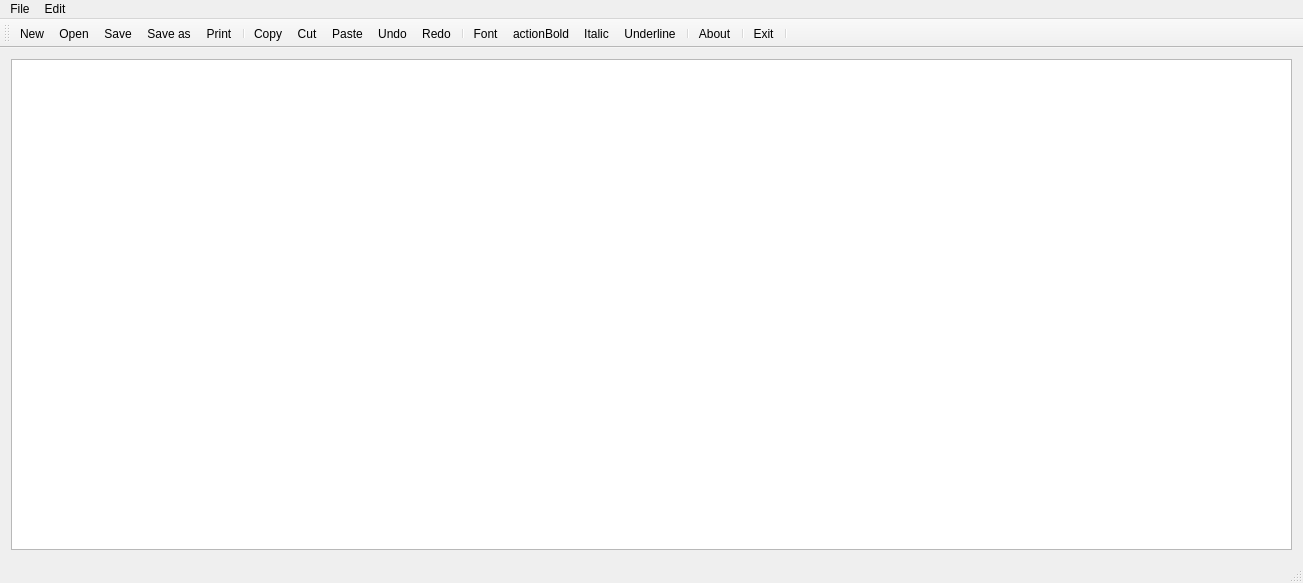
<?xml version="1.0" encoding="UTF-8"?>
<ui version="4.0">
 <class>Notepad</class>
 <widget class="QMainWindow" name="Notepad">
  <property name="geometry">
   <rect>
    <x>0</x>
    <y>0</y>
    <width>1303</width>
    <height>583</height>
   </rect>
  </property>
  <property name="windowTitle">
   <string>Notepad</string>
  </property>
  <widget class="QWidget" name="centralWidget">
   <layout class="QVBoxLayout" name="verticalLayout">
    <item>
     <widget class="QTextEdit" name="textEdit"/>
    </item>
   </layout>
  </widget>
  <widget class="QMenuBar" name="menuBar">
   <property name="geometry">
    <rect>
     <x>0</x>
     <y>0</y>
     <width>1303</width>
     <height>25</height>
    </rect>
   </property>
   <widget class="QMenu" name="menuFile">
    <property name="title">
     <string>File</string>
    </property>
    <addaction name="actionNew"/>
    <addaction name="actionOpen"/>
    <addaction name="actionSave"/>
    <addaction name="actionSave_as"/>
    <addaction name="actionPrint"/>
    <addaction name="separator"/>
    <addaction name="actionExit"/>
   </widget>
   <widget class="QMenu" name="menuEdit">
    <property name="title">
     <string>Edit</string>
    </property>
    <addaction name="actionCopy"/>
    <addaction name="actionCut"/>
    <addaction name="actionPaste"/>
    <addaction name="separator"/>
    <addaction name="actionUndo"/>
    <addaction name="actionRedo"/>
    <addaction name="actionFont"/>
    <addaction name="actionSelect"/>
   </widget>
   <addaction name="menuFile"/>
   <addaction name="menuEdit"/>
  </widget>
  <widget class="QToolBar" name="mainToolBar">
   <attribute name="toolBarArea">
    <enum>TopToolBarArea</enum>
   </attribute>
   <attribute name="toolBarBreak">
    <bool>false</bool>
   </attribute>
   <addaction name="actionNew"/>
   <addaction name="actionOpen"/>
   <addaction name="actionSave"/>
   <addaction name="actionSave_as"/>
   <addaction name="actionPrint"/>
   <addaction name="separator"/>
   <addaction name="actionCopy"/>
   <addaction name="actionCut"/>
   <addaction name="actionPaste"/>
   <addaction name="actionUndo"/>
   <addaction name="actionRedo"/>
   <addaction name="separator"/>
   <addaction name="actionFont"/>
   <addaction name="actionBold"/>
   <addaction name="actionItalic"/>
   <addaction name="actionUnderline"/>
   <addaction name="separator"/>
   <addaction name="actionAbout"/>
   <addaction name="separator"/>
   <addaction name="actionExit"/>
   <addaction name="separator"/>
  </widget>
  <widget class="QStatusBar" name="statusBar"/>
  <action name="actionNew">
   <property name="icon">
    <iconset resource="notepad.qrc">
     <normaloff>:/images/new.png</normaloff>:/images/new.png</iconset>
   </property>
   <property name="text">
    <string>New</string>
   </property>
   <property name="toolTip">
    <string>New text document</string>
   </property>
   <property name="shortcut">
    <string>Ctrl+N</string>
   </property>
  </action>
  <action name="actionOpen">
   <property name="icon">
    <iconset resource="notepad.qrc">
     <normaloff>:/images/open.png</normaloff>:/images/open.png</iconset>
   </property>
   <property name="text">
    <string>Open</string>
   </property>
   <property name="toolTip">
    <string>Open file</string>
   </property>
   <property name="shortcut">
    <string>Ctrl+O</string>
   </property>
  </action>
  <action name="actionSave">
   <property name="icon">
    <iconset resource="notepad.qrc">
     <normaloff>:/images/save.png</normaloff>:/images/save.png</iconset>
   </property>
   <property name="text">
    <string>Save</string>
   </property>
   <property name="toolTip">
    <string>Save file</string>
   </property>
   <property name="shortcut">
    <string>Ctrl+S</string>
   </property>
  </action>
  <action name="actionSave_as">
   <property name="icon">
    <iconset resource="notepad.qrc">
     <normaloff>:/images/save_as.png</normaloff>:/images/save_as.png</iconset>
   </property>
   <property name="text">
    <string>Save as</string>
   </property>
   <property name="toolTip">
    <string>Save file as</string>
   </property>
   <property name="shortcut">
    <string>Alt+S</string>
   </property>
  </action>
  <action name="actionPrint">
   <property name="icon">
    <iconset resource="notepad.qrc">
     <normaloff>:/images/print.png</normaloff>:/images/print.png</iconset>
   </property>
   <property name="text">
    <string>Print</string>
   </property>
   <property name="toolTip">
    <string>Print file</string>
   </property>
   <property name="shortcut">
    <string>Ctrl+P</string>
   </property>
  </action>
  <action name="actionExit">
   <property name="icon">
    <iconset theme="exit.png" resource="notepad.qrc">
     <normaloff>:/images/exit.png</normaloff>:/images/exit.png</iconset>
   </property>
   <property name="text">
    <string>Exit</string>
   </property>
   <property name="toolTip">
    <string>Exit notepad</string>
   </property>
  </action>
  <action name="actionCopy">
   <property name="icon">
    <iconset resource="notepad.qrc">
     <normaloff>:/images/copy.png</normaloff>:/images/copy.png</iconset>
   </property>
   <property name="text">
    <string>Copy</string>
   </property>
   <property name="shortcut">
    <string>Ctrl+C</string>
   </property>
  </action>
  <action name="actionCut">
   <property name="icon">
    <iconset resource="notepad.qrc">
     <normaloff>:/images/cut.png</normaloff>:/images/cut.png</iconset>
   </property>
   <property name="text">
    <string>Cut</string>
   </property>
   <property name="shortcut">
    <string>Ctrl+X</string>
   </property>
  </action>
  <action name="actionPaste">
   <property name="icon">
    <iconset resource="notepad.qrc">
     <normaloff>:/images/paste.png</normaloff>:/images/paste.png</iconset>
   </property>
   <property name="text">
    <string>Paste</string>
   </property>
   <property name="shortcut">
    <string>Ctrl+V</string>
   </property>
  </action>
  <action name="actionUndo">
   <property name="icon">
    <iconset resource="notepad.qrc">
     <normaloff>:/images/edit_undo.png</normaloff>:/images/edit_undo.png</iconset>
   </property>
   <property name="text">
    <string>Undo</string>
   </property>
   <property name="shortcut">
    <string>Ctrl+Z</string>
   </property>
  </action>
  <action name="actionRedo">
   <property name="icon">
    <iconset resource="notepad.qrc">
     <normaloff>:/images/edit_redo.png</normaloff>:/images/edit_redo.png</iconset>
   </property>
   <property name="text">
    <string>Redo</string>
   </property>
   <property name="shortcut">
    <string>Ctrl+Y</string>
   </property>
  </action>
  <action name="actionFont">
   <property name="icon">
    <iconset resource="notepad.qrc">
     <normaloff>:/images/font.png</normaloff>:/images/font.png</iconset>
   </property>
   <property name="text">
    <string>Font</string>
   </property>
   <property name="shortcut">
    <string>Ctrl+F</string>
   </property>
  </action>
  <action name="actionItalic">
   <property name="checkable">
    <bool>true</bool>
   </property>
   <property name="icon">
    <iconset resource="notepad.qrc">
     <normaloff>:/images/italic.png</normaloff>:/images/italic.png</iconset>
   </property>
   <property name="text">
    <string>Italic</string>
   </property>
   <property name="toolTip">
    <string>Italic font</string>
   </property>
   <property name="shortcut">
    <string>Ctrl+I</string>
   </property>
  </action>
  <action name="actionBold">
   <property name="checkable">
    <bool>true</bool>
   </property>
   <property name="icon">
    <iconset resource="notepad.qrc">
     <normaloff>:/images/bold.png</normaloff>:/images/bold.png</iconset>
   </property>
   <property name="text">
    <string>actionBold</string>
   </property>
   <property name="toolTip">
    <string>Bold</string>
   </property>
   <property name="shortcut">
    <string>Ctrl+B</string>
   </property>
  </action>
  <action name="actionUnderline">
   <property name="checkable">
    <bool>true</bool>
   </property>
   <property name="icon">
    <iconset resource="notepad.qrc">
     <normaloff>:/images/underline.png</normaloff>:/images/underline.png</iconset>
   </property>
   <property name="text">
    <string>Underline</string>
   </property>
   <property name="toolTip">
    <string>Underline</string>
   </property>
   <property name="shortcut">
    <string>Ctrl+U</string>
   </property>
  </action>
  <action name="actionAbout">
   <property name="icon">
    <iconset resource="notepad.qrc">
     <normaloff>:/images/info.png</normaloff>:/images/info.png</iconset>
   </property>
   <property name="text">
    <string>About</string>
   </property>
   <property name="toolTip">
    <string>About Notepad</string>
   </property>
  </action>
  <action name="actionSelect">
   <property name="icon">
    <iconset>
     <normaloff>images/select.png</normaloff>images/select.png</iconset>
   </property>
   <property name="text">
    <string>Select(All)</string>
   </property>
   <property name="shortcut">
    <string>Ctrl+A</string>
   </property>
   <property name="priority">
    <enum>QAction::NormalPriority</enum>
   </property>
  </action>
 </widget>
 <layoutdefault spacing="6" margin="11"/>
 <resources>
  <include location="notepad.qrc"/>
 </resources>
 <connections/>
</ui>
